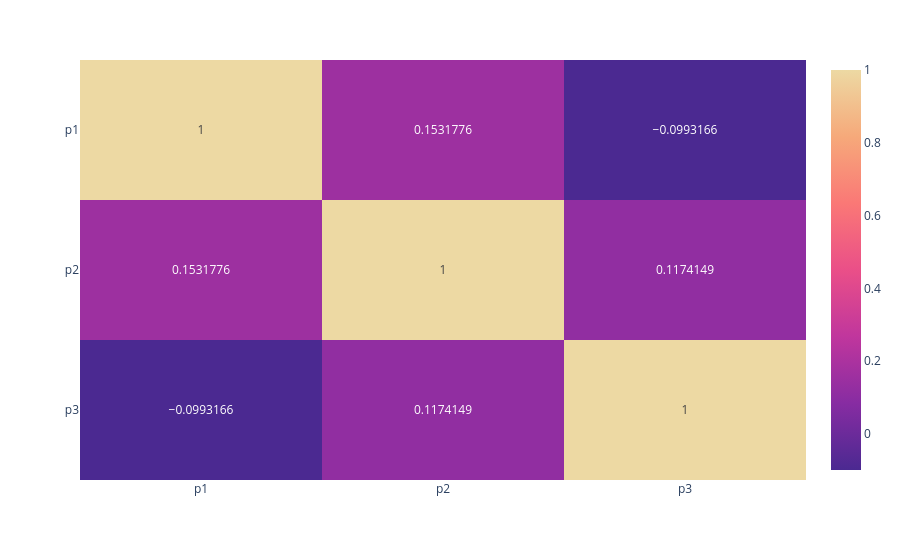

Here is the notebook cell this chart was saved with:
### Code cell
fig_corr

### Figure 1 — Plotly figure (JSON) as saved in the notebook; plotly's stock layout.template omitted (floating-point values rounded to 4 significant figures)
{"data": [{"coloraxis": "coloraxis", "hovertemplate": "x: %{x}<br>y: %{y}<br>color: %{z}<extra></extra>", "name": "0", "texttemplate": "%{z}", "type": "heatmap", "x": ["p1", "p2", "p3"], "xaxis": "x", "y": ["p1", "p2", "p3"], "yaxis": "y", "z": [[1.0, 0.1532, -0.09932], [0.1532, 1.0, 0.1174], [-0.09932, 0.1174, 1.0]]}], "layout": {"coloraxis": {"colorscale": [[0, "rgb(75, 41, 145)"], [0.1667, "rgb(135, 44, 162)"], [0.3333, "rgb(192, 54, 157)"], [0.5, "rgb(234, 79, 136)"], [0.6667, "rgb(250, 120, 118)"], [0.8333, "rgb(246, 169, 122)"], [1, "rgb(237, 217, 163)"]]}, "margin": {"t": 60}, "xaxis": {"anchor": "y", "domain": [0, 1]}, "yaxis": {"anchor": "x", "autorange": "reversed", "domain": [0, 1]}}}
